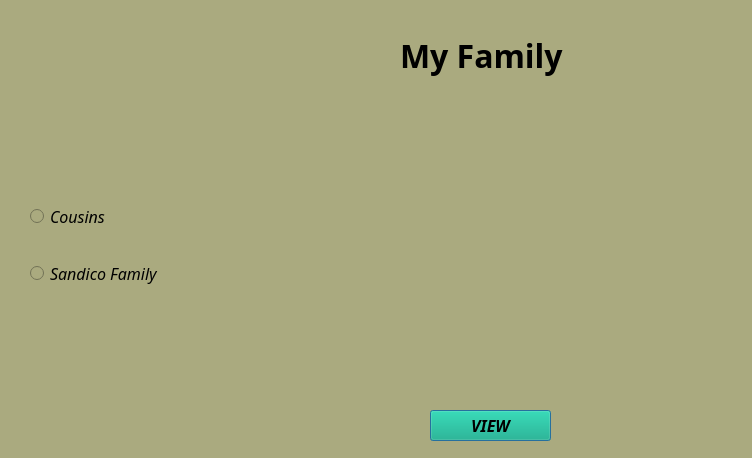
<?xml version="1.0" encoding="UTF-8"?>
<ui version="4.0">
 <class>familyDialog</class>
 <widget class="QDialog" name="familyDialog">
  <property name="geometry">
   <rect>
    <x>0</x>
    <y>0</y>
    <width>752</width>
    <height>458</height>
   </rect>
  </property>
  <property name="windowTitle">
   <string>Dialog</string>
  </property>
  <property name="styleSheet">
   <string notr="true">background-color: rgb(170, 170, 127);</string>
  </property>
  <widget class="QLabel" name="familylabel">
   <property name="geometry">
    <rect>
     <x>400</x>
     <y>10</y>
     <width>171</width>
     <height>91</height>
    </rect>
   </property>
   <property name="font">
    <font>
     <family>Cinzel</family>
     <pointsize>24</pointsize>
     <weight>75</weight>
     <bold>true</bold>
    </font>
   </property>
   <property name="text">
    <string>My Family</string>
   </property>
  </widget>
  <widget class="QPushButton" name="fviewButton">
   <property name="geometry">
    <rect>
     <x>430</x>
     <y>410</y>
     <width>121</width>
     <height>31</height>
    </rect>
   </property>
   <property name="font">
    <font>
     <family>Century Gothic</family>
     <pointsize>12</pointsize>
     <weight>75</weight>
     <italic>true</italic>
     <bold>true</bold>
    </font>
   </property>
   <property name="styleSheet">
    <string notr="true">background-color: rgb(0, 170, 127);</string>
   </property>
   <property name="text">
    <string>VIEW</string>
   </property>
  </widget>
  <widget class="QLabel" name="couslabel">
   <property name="geometry">
    <rect>
     <x>410</x>
     <y>90</y>
     <width>151</width>
     <height>151</height>
    </rect>
   </property>
   <property name="text">
    <string/>
   </property>
  </widget>
  <widget class="QLabel" name="sandicolabel">
   <property name="geometry">
    <rect>
     <x>400</x>
     <y>240</y>
     <width>171</width>
     <height>141</height>
    </rect>
   </property>
   <property name="text">
    <string/>
   </property>
  </widget>
  <widget class="QWidget" name="">
   <property name="geometry">
    <rect>
     <x>30</x>
     <y>180</y>
     <width>171</width>
     <height>131</height>
    </rect>
   </property>
   <layout class="QVBoxLayout" name="verticalLayout">
    <item>
     <widget class="QRadioButton" name="cousradio">
      <property name="font">
       <font>
        <family>Century Gothic</family>
        <pointsize>12</pointsize>
        <italic>true</italic>
       </font>
      </property>
      <property name="text">
       <string>Cousins</string>
      </property>
     </widget>
    </item>
    <item>
     <widget class="QRadioButton" name="sandicoradio">
      <property name="font">
       <font>
        <family>Century Gothic</family>
        <pointsize>12</pointsize>
        <italic>true</italic>
       </font>
      </property>
      <property name="text">
       <string>Sandico Family</string>
      </property>
     </widget>
    </item>
   </layout>
  </widget>
 </widget>
 <resources/>
 <connections/>
</ui>
